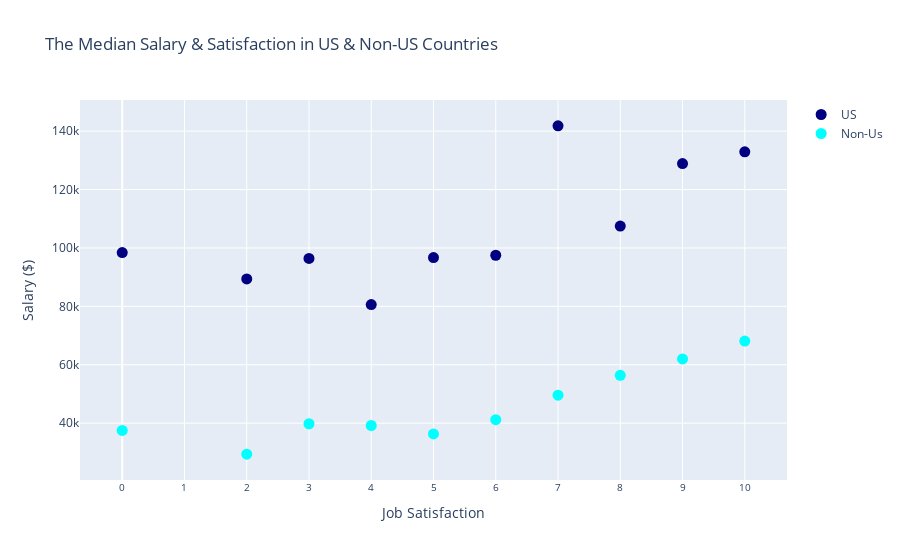

The code cell stored with this chart in its notebook:
### Markdown cell above
**Correlation does not imply causation but it seems that satisfaction and salary go hand in hand.**

### Code cell
salary['JobSatisfaction'].replace({'10 - Highly Satisfied':'10', '1 - Highly Dissatisfied':'0',
                                  'I prefer not to share':np.NaN}, inplace = True)

salary.dropna(subset=['JobSatisfaction'], inplace=True)
salary['JobSatisfaction'] = salary['JobSatisfaction'].astype(int)

salary_us = salary[salary.originCountry == 'USD'].groupby('JobSatisfaction').Salary.mean().to_frame()
salary_non_us = salary[salary.originCountry != 'USD'].groupby('JobSatisfaction').Salary.mean().to_frame()

trace0 = go.Scatter(
    x = salary_us.index,
    y = salary_us['Salary'].round(-2),
    name = 'US',
    mode = 'markers',
    marker = dict(
        size=11,
        color=('navy')
    )
)

trace1 = go.Scatter(
    x = salary_non_us.index,
    y = salary_non_us['Salary'].round(-2),
    name = 'Non-Us',
    mode = 'markers',
    marker = dict(size=11, color = ('aqua'))
)

data = [trace0, trace1]
layout = dict(
    title = 'The Median Salary & Satisfaction in US & Non-US Countries',
    xaxis = dict(title = 'Job Satisfaction'),
    yaxis = dict(title = 'Salary ($)')
)

fig = dict(data=data, layout=layout)
fig['layout']['xaxis'].update(dict(title = 'Job Satisfaction',
                                   tickmode = 'linear',
                                   tickfont = dict(size = 10)))

po.iplot(fig)

### Figure 1 — Plotly figure (JSON) as saved in the notebook; plotly's stock layout.template omitted (floating-point values rounded to 4 significant figures)
{"data": [{"marker": {"color": "navy", "size": 11}, "mode": "markers", "name": "US", "type": "scatter", "x": [0, 2, 3, 4, 5, 6, 7, 8, 9, 10], "y": [98400, 89400, 96400, 80600, 96700, 97500, 141800, 107500, 128900, 132900]}, {"marker": {"color": "aqua", "size": 11}, "mode": "markers", "name": "Non-Us", "type": "scatter", "x": [0, 2, 3, 4, 5, 6, 7, 8, 9, 10], "y": [37500, 29400, 39800, 39200, 36300, 41200, 49600, 56400, 62000, 68100]}], "layout": {"title": {"text": "The Median Salary & Satisfaction in US & Non-US Countries"}, "xaxis": {"tickfont": {"size": 10}, "tickmode": "linear", "title": {"text": "Job Satisfaction"}}, "yaxis": {"title": {"text": "Salary ($)"}}}}
